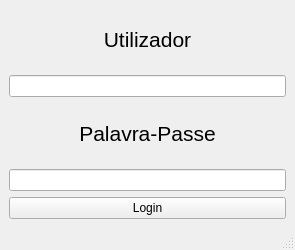
<?xml version="1.0" encoding="UTF-8"?>
<ui version="4.0">
 <class>MainWindow</class>
 <widget class="QMainWindow" name="MainWindow">
  <property name="geometry">
   <rect>
    <x>0</x>
    <y>0</y>
    <width>295</width>
    <height>250</height>
   </rect>
  </property>
  <property name="windowTitle">
   <string>MainWindow</string>
  </property>
  <widget class="QWidget" name="centralwidget">
   <layout class="QGridLayout" name="gridLayout_2">
    <item row="4" column="0">
     <widget class="QLineEdit" name="passinput">
      <property name="toolTip">
       <string>&lt;html&gt;&lt;head/&gt;&lt;body&gt;&lt;p&gt;EXEMPLO&lt;/p&gt;&lt;/body&gt;&lt;/html&gt;</string>
      </property>
      <property name="echoMode">
       <enum>QLineEdit::Password</enum>
      </property>
     </widget>
    </item>
    <item row="5" column="0">
     <widget class="QPushButton" name="pushButton">
      <property name="text">
       <string>Login</string>
      </property>
     </widget>
    </item>
    <item row="1" column="0">
     <widget class="QLineEdit" name="userinput">
      <property name="toolTip">
       <string>&lt;html&gt;&lt;head/&gt;&lt;body&gt;&lt;p&gt;EXEMPLO&lt;/p&gt;&lt;/body&gt;&lt;/html&gt;</string>
      </property>
     </widget>
    </item>
    <item row="3" column="0">
     <widget class="QLabel" name="passwordlabe">
      <property name="font">
       <font>
        <pointsize>16</pointsize>
       </font>
      </property>
      <property name="layoutDirection">
       <enum>Qt::LeftToRight</enum>
      </property>
      <property name="text">
       <string>Palavra-Passe</string>
      </property>
      <property name="alignment">
       <set>Qt::AlignCenter</set>
      </property>
     </widget>
    </item>
    <item row="0" column="0">
     <widget class="QLabel" name="usernamelabel">
      <property name="font">
       <font>
        <pointsize>16</pointsize>
       </font>
      </property>
      <property name="layoutDirection">
       <enum>Qt::LeftToRight</enum>
      </property>
      <property name="text">
       <string>Utilizador</string>
      </property>
      <property name="alignment">
       <set>Qt::AlignCenter</set>
      </property>
     </widget>
    </item>
   </layout>
  </widget>
  <widget class="QMenuBar" name="menubar">
   <property name="geometry">
    <rect>
     <x>0</x>
     <y>0</y>
     <width>295</width>
     <height>25</height>
    </rect>
   </property>
  </widget>
  <widget class="QStatusBar" name="statusbar"/>
 </widget>
 <resources/>
 <connections/>
</ui>
